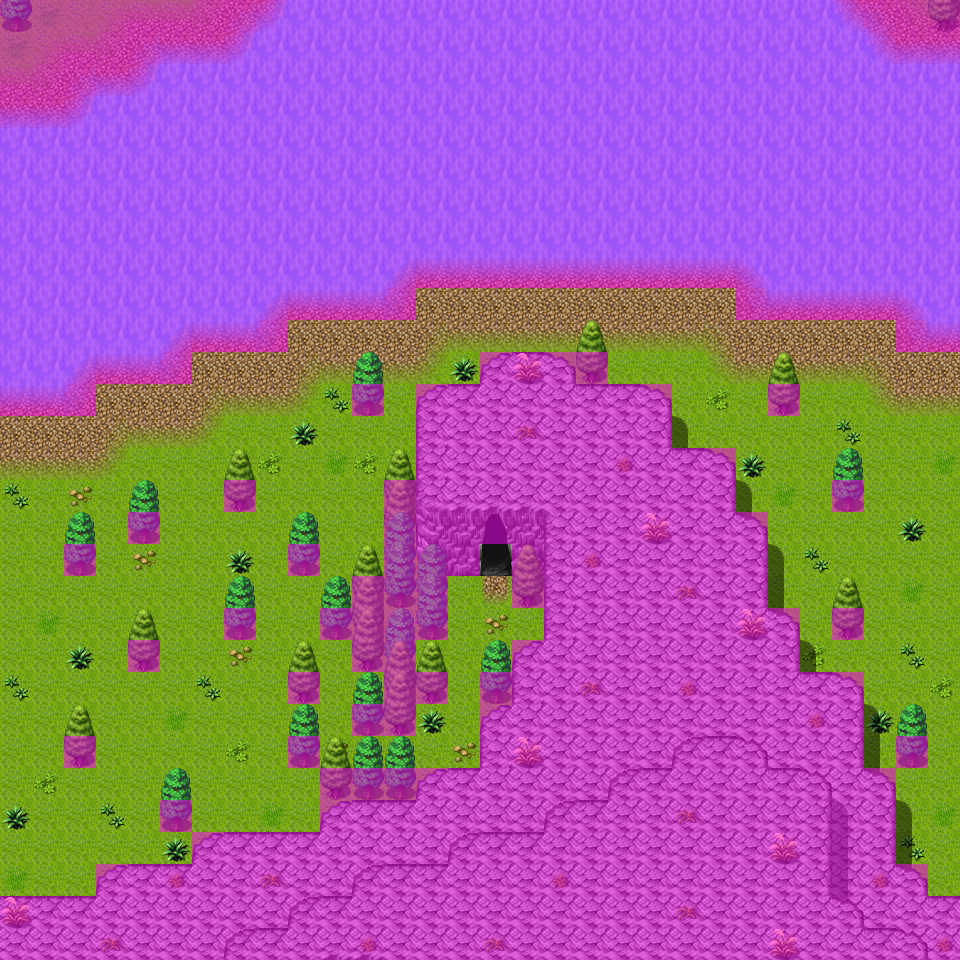

The image is a tile-based game level rendered from a .tmx file. Its description and source (layers, tilesets, objects; grid data summarised) follow:
An orthogonal 30x30 tile map with 32x32 px tiles, 4 tile layers (Ground, Objects, Above, Walkable), 14 tilesets and 10 objects (6x spawn, 3x mapchange, script).

<map version="1.0" orientation="orthogonal" width="30" height="30" tilewidth="32" tileheight="32">
    <properties>
        <property name="outdoors" value="1" />
    </properties>
    <tileset firstgid="1" name="map_6" tilewidth="32" tileheight="32">
        <image source="../drawable/map_6.png" width="256" height="256" />
    </tileset>
    <tileset firstgid="65" name="map_0" tilewidth="32" tileheight="32">
        <image source="../drawable/map_0.png" width="256" height="256" />
    </tileset>
    <tileset firstgid="129" name="map_4" tilewidth="32" tileheight="32">
        <image source="../drawable/map_4.png" width="256" height="256" />
    </tileset>
    <tileset firstgid="193" name="map_3" tilewidth="32" tileheight="32">
        <image source="../drawable/map_3.png" width="256" height="256" />
    </tileset>
    <tileset firstgid="257" name="map_19" tilewidth="32" tileheight="32">
        <image source="../drawable/map_19.png" width="256" height="256" />
    </tileset>
    <tileset firstgid="321" name="map_1" tilewidth="32" tileheight="32">
        <image source="../drawable/map_1.png" width="256" height="256" />
    </tileset>
    <tileset firstgid="385" name="map_5" tilewidth="32" tileheight="32">
        <image source="../drawable/map_5.png" width="256" height="256" />
    </tileset>
    <tileset firstgid="449" name="map_13" tilewidth="32" tileheight="32">
        <image source="../drawable/map_13.png" width="256" height="256" />
    </tileset>
    <tileset firstgid="513" name="map_17" tilewidth="32" tileheight="32">
        <image source="../drawable/map_17.png" width="256" height="256" />
    </tileset>
    <tileset firstgid="577" name="map_27" tilewidth="32" tileheight="32">
        <image source="../drawable/map_27.png" width="256" height="256" />
    </tileset>
    <tileset firstgid="641" name="map_36" tilewidth="32" tileheight="32">
        <image source="../drawable/map_36.png" width="256" height="256" />
    </tileset>
    <tileset firstgid="705" name="map_9" tilewidth="32" tileheight="32">
        <image source="../drawable/map_9.png" width="256" height="256" />
    </tileset>
    <tileset firstgid="769" name="map_20" tilewidth="32" tileheight="32">
        <image source="../drawable/map_20.png" width="256" height="256" />
    </tileset>
    <tileset firstgid="833" name="map_2" tilewidth="32" tileheight="32">
        <image source="../drawable/map_2.png" width="256" height="256" />
    </tileset>
    <layer name="Ground" width="30" height="30">
        <data>[900 cells, 900 non-empty, 12 distinct tile ids]</data>
    </layer>
    <layer name="Objects" width="30" height="30">
        <data>[900 cells, 227 non-empty, 30 distinct tile ids]</data>
    </layer>
    <layer name="Above" width="30" height="30">
        <data>[900 cells, 58 non-empty, 7 distinct tile ids]</data>
    </layer>
    <layer name="Walkable" width="30" height="30">
        <data>[900 cells, 607 non-empty, 1 distinct tile ids]</data>
    </layer>
    <objectgroup name="Mapevents">
        <object name="west" type="mapchange" x="0" y="416" width="32" height="480">
            <properties>
                <property name="map" value="waterway7" />
                <property name="place" value="east" />
            </properties>
        </object>
        <object name="east" type="mapchange" x="928" y="352" width="32" height="544">
            <properties>
                <property name="map" value="waterway13" />
                <property name="place" value="west" />
            </properties>
        </object>
        <object name="entrance" type="mapchange" x="480" y="544" width="32" height="32">
            <properties>
                <property name="map" value="brimhaven6" />
                <property name="place" value="north" />
            </properties>
        </object>
        <object name="release_mouse0" type="script" x="384" y="576" width="160" height="192">
            <properties>
                <property name="when" value="step" />
            </properties>
        </object>
    </objectgroup>
    <objectgroup name="Spawn">
        <object name="izthiel_2" type="spawn" x="64" y="320" width="256" height="160">
            <properties>
                <property name="spawngroup" value="izthiel_2" />
            </properties>
        </object>
        <object name="izthiel_3" type="spawn" x="512" y="288" width="32" height="64">
            <properties>
                <property name="quantity" value="2" />
                <property name="spawngroup" value="izthiel_3" />
            </properties>
        </object>
        <object name="izthiel_2_1" type="spawn" x="576" y="256" width="320" height="160">
            <properties>
                <property name="spawngroup" value="izthiel_2" />
            </properties>
        </object>
        <object name="erumen_2" type="spawn" x="64" y="448" width="352" height="160">
            <properties>
                <property name="quantity" value="2" />
                <property name="spawngroup" value="erumen_2" />
            </properties>
        </object>
        <object name="erumen_1" type="spawn" x="64" y="608" width="288" height="288">
            <properties>
                <property name="quantity" value="2" />
                <property name="spawngroup" value="erumen_1" />
            </properties>
        </object>
        <object name="erumen_1_1" type="spawn" x="672" y="416" width="224" height="256">
            <properties>
                <property name="quantity" value="2" />
                <property name="spawngroup" value="erumen_1" />
            </properties>
        </object>
    </objectgroup>
    <objectgroup name="Keys" />
</map>
